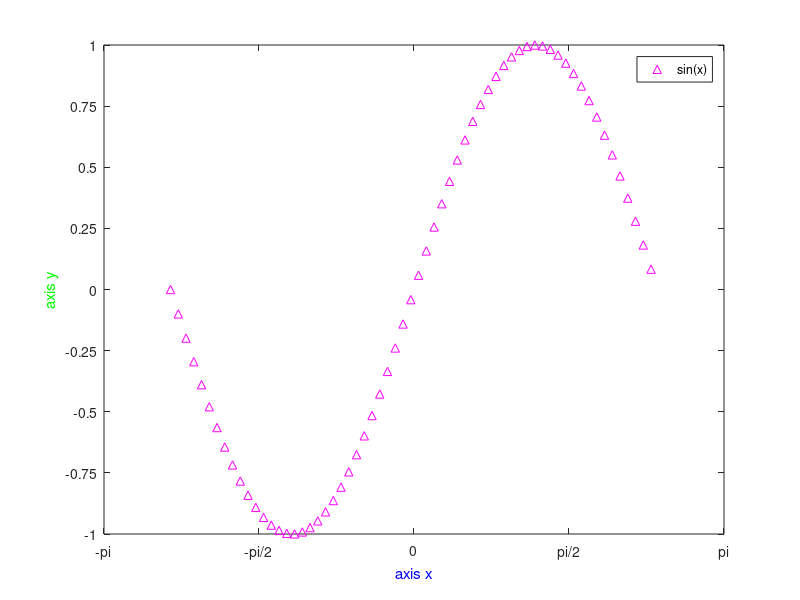

MATLAB code for this plot:
%Modul Praktikum GP2103 Metode Komputasi, 
%Program Studi Teknik Geofisika, Universitas Pertamina
%Oleh: Hardianto Rizky Prabusetyo dan Mohammad Heriyanto

%Website: https://osf.io/5tfvq/
%Link Kode: https://github.com/Metkom/Kode-Praktikum-GP2103-Metode-Komputasi
%DOI: 10.17605/OSF.IO/5TFVQ
%@ Oktober 2017

  clear; close; clc;
  x = -pi:0.1:pi;
  y = sin(x); 
  plot(x,y,'^m') 
  xlabel('axis x','color','b')
  ylabel('axis y','color','g')
  legend('sin(x)')
  set(gca,'YTick',-1:0.25:1)
  set(gca,'XTickLabel',{'-pi','-pi/2','0','pi/2','pi'})
  